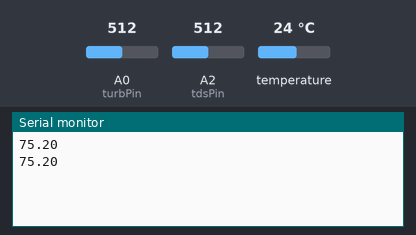
Bench run of a sketch on a simulated Arduino Uno, built with avr-gcc and run on an emulated ATmega328P. On the bench: the last lines printed to the serial monitor. The inputs (shaded band) are chosen by the test bench; at power-on: temperature 24 °C, A0 (turbPin) = 512, A2 (tdsPin) = 512.

Above: at 2.5 s.
2.6 s: temperature set to 12 °C
At 3.3 s:
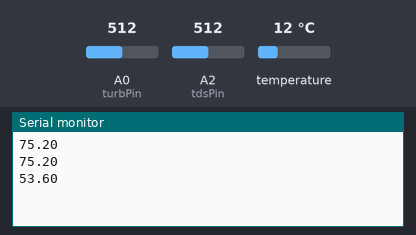
4.1 s: temperature set to 19 °C
At 5.7 s:
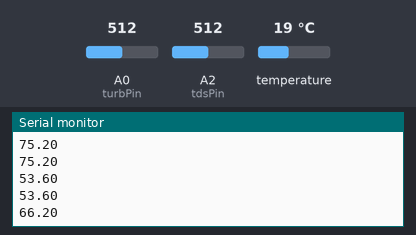
Timing chart, 0 to 7.2 s (numbered marks = the images above; inputs shaded):
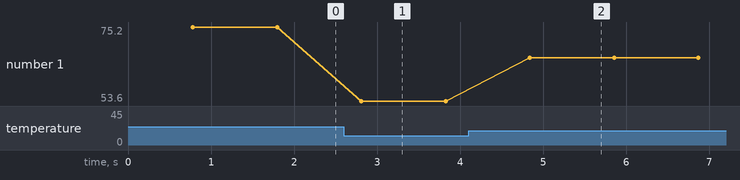

The sketch:

WaterQualityArduinoCode.ino
```cpp
#include <OneWire.h>
#include <DallasTemperature.h>

// digital pin 4 has temperature sensor
int tempPin = 4;
#define ONE_WIRE_BUS tempPin


OneWire oneWire(ONE_WIRE_BUS);
DallasTemperature sensors(&oneWire);

// A2 has turbidity meter
int turbPin = A0;
// A5 has TDS meter (total dissolved solids
int tdsPin = A2;


void setup() {
  // put your setup code here, to run once:
  // All sensor boards have power from same 5V pin and ground to different grounds


  //initialize serial communication
  Serial.begin(9600);
  sensors.begin();

}

void loop() {
  sensors.requestTemperatures();
  float tempC = sensors.getTempFByIndex(0);
  Serial.println(tempC);
  int rawTurb = analogRead(turbPin);
  //Serial.println(rawTurb);
  int rawTDS = analogRead(tdsPin);
  //Serial.println(rawTDS);
  delay(250);

}
```

Measured:
- after the input at 2.6 s, the serial monitor: prints a new line after 0.21 s (image 1)
- after the input at 4.1 s, the serial monitor: prints a new line after 0.74 s (image 2)
- plotted number 1: 75.2 → 53.6 after the input at 2.6 s, 53.6 → 66.2 after the input at 4.1 s
